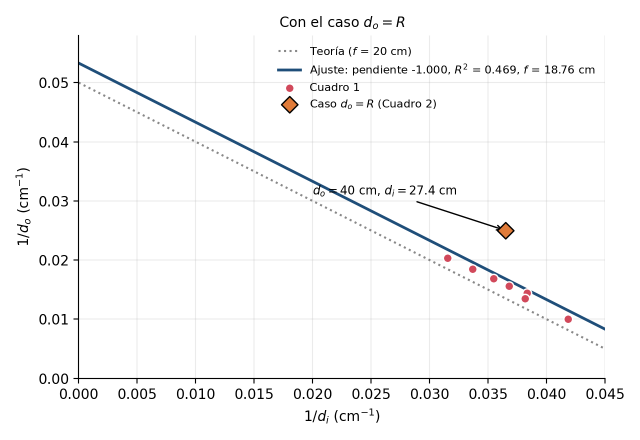
#> input picture figuras/inversas_con_dR.png, 1280 x 880 px (shown at 1/2 size)
$ python escanear.py inversas_con_dR.png inversas_sin_dR.png inversas_sin_dR.png
#> lines starting #> are read from the running program, lines starting #| are printed output that depends on the picture
import cv2, numpy as np, sys
src, dst, mode = sys.argv[1], sys.argv[2], sys.argv[3]
img = cv2.imread(src); H, W = img.shape[:2]
#> further down, img is the input picture: shape (880, 1280, 3); mean B, G, R 248.6, 248.4, 248.4
#> after `H, W = img.shape[:2]`: H = 880; W = 1280
if mode == "warp":
    k = 1000 / max(H, W); small = cv2.resize(img, None, fx=k, fy=k)
    g = cv2.GaussianBlur(cv2.cvtColor(small, cv2.COLOR_BGR2GRAY), (5,5), 0)
    _, th = cv2.threshold(g, 0, 255, cv2.THRESH_BINARY + cv2.THRESH_OTSU)
    th = cv2.morphologyEx(th, cv2.MORPH_CLOSE, np.ones((15,15), np.uint8))
    c = max(cv2.findContours(th, cv2.RETR_EXTERNAL, cv2.CHAIN_APPROX_SIMPLE)[0], key=cv2.contourArea)
    for eps in np.linspace(0.01, 0.08, 15):
        a = cv2.approxPolyDP(c, eps * cv2.arcLength(c, True), True)
        if len(a) == 4: break
    q = a.reshape(4,2).astype(np.float32) / k
    s = q.sum(1); d = np.diff(q, axis=1).ravel()
    tl, br, tr, bl = q[s.argmin()], q[s.argmax()], q[d.argmin()], q[d.argmax()]
    w = int(max(np.linalg.norm(tr-tl), np.linalg.norm(br-bl))); h = int(w*297/210)
    img = cv2.warpPerspective(img, cv2.getPerspectiveTransform(np.float32([tl,tr,br,bl]), np.float32([[0,0],[w,0],[w,h],[0,h]])), (w,h))
# normalizar iluminación por canal
chs = []
for ch in cv2.split(img):
    bg = cv2.GaussianBlur(cv2.morphologyEx(ch, cv2.MORPH_CLOSE, np.ones((25,25), np.uint8)), (0,0), 25)
    chs.append(cv2.divide(ch, bg, scale=255))
#> this loop made 3 passes
#> after the loop, chs = 3 items
n = cv2.merge(chs).astype(np.float32)
# niveles: negro=110, blanco=228, gamma para oscurecer trazos
lo, hi = 110., 228.
n = np.clip((n - lo) / (hi - lo), 0, 1) ** 1.4 * 255
n = n.astype(np.uint8)
n[n.min(axis=2) > 215] = 255
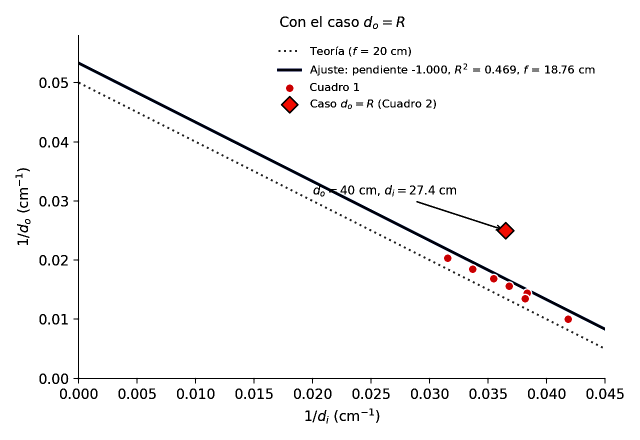
#> n: shape (880, 1280, 3) (shown at 1/2 size); mean B, G, R 247.7, 247.6, 247.9
cv2.imwrite(dst, n, [cv2.IMWRITE_JPEG_QUALITY, 92])
